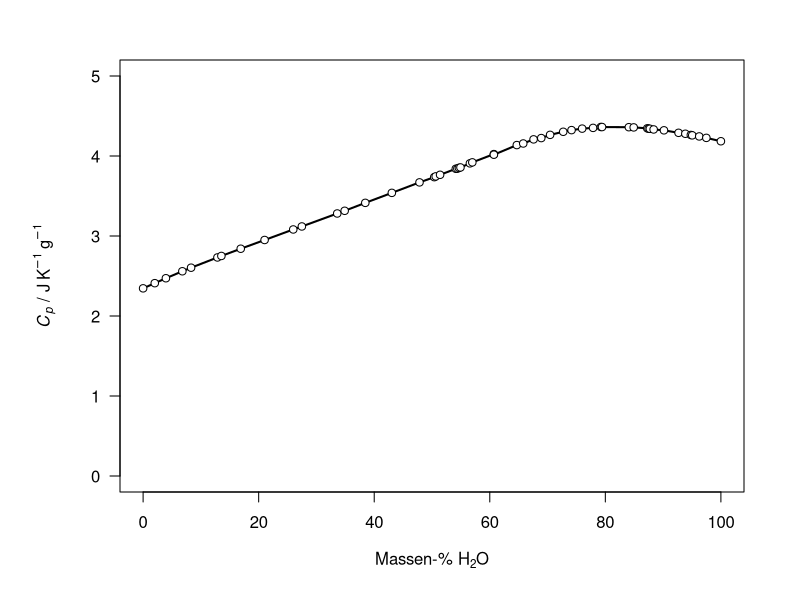

Generate this figure with R:
rm(list=ls())

M <- read.table("CpWasserEthanolLit.dat")
mpc.Wasser <- M[,3] * 100
Cp.spez <- M[,6]

par(plt=c(0.15, 0.93, 0.18, 0.90))
plot(mpc.Wasser, Cp.spez, type="l", lwd=2, ylim=c(0,5), las=1,
     xlab=expression("Massen-% "*H[2]*O),
     ylab=expression(italic(C[p])*" / "*J~K^{-1}~g^{-1})
     )
points(mpc.Wasser, Cp.spez, pch=21, bg="white")


